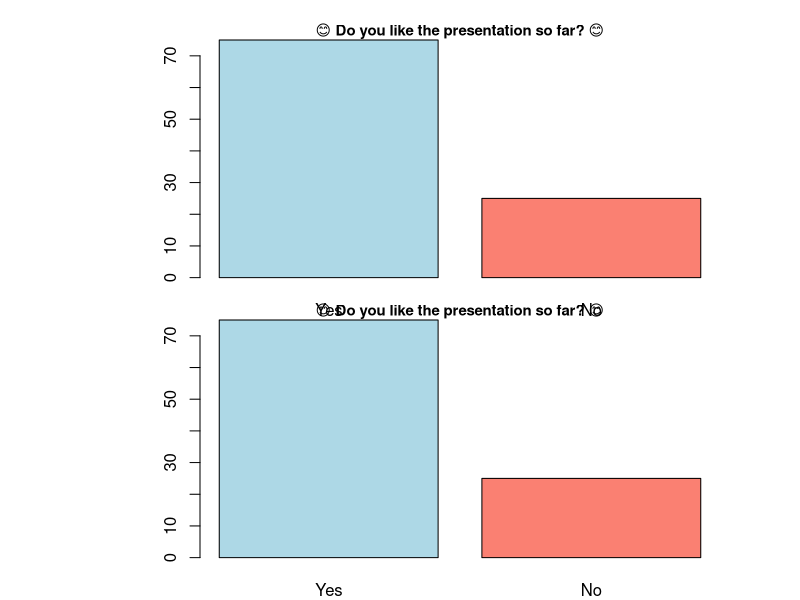

Recreate this plot in R.
## ---- chunk 1
categories <- c("Yes", "No")
values <- c(75, 25)
colors <- c("lightblue", "salmon")
par(mfrow = c(2, 1), mar = c(1, 2, 1, 1),  oma = c(1, 8, 1, 3)   )
barplot(values, names.arg = categories, col = colors, main = "😊 Do you like the presentation so far? 😊", cex.main = 0.9)
## ---- chunk 2
categories <- c("Yes", "No")
values <- c(75, 25)
colors <- c("lightblue", "salmon")
barplot(values, names.arg = categories, col = colors, main = "😊 Do you like the presentation so far? 😊", cex.main = 0.9)
